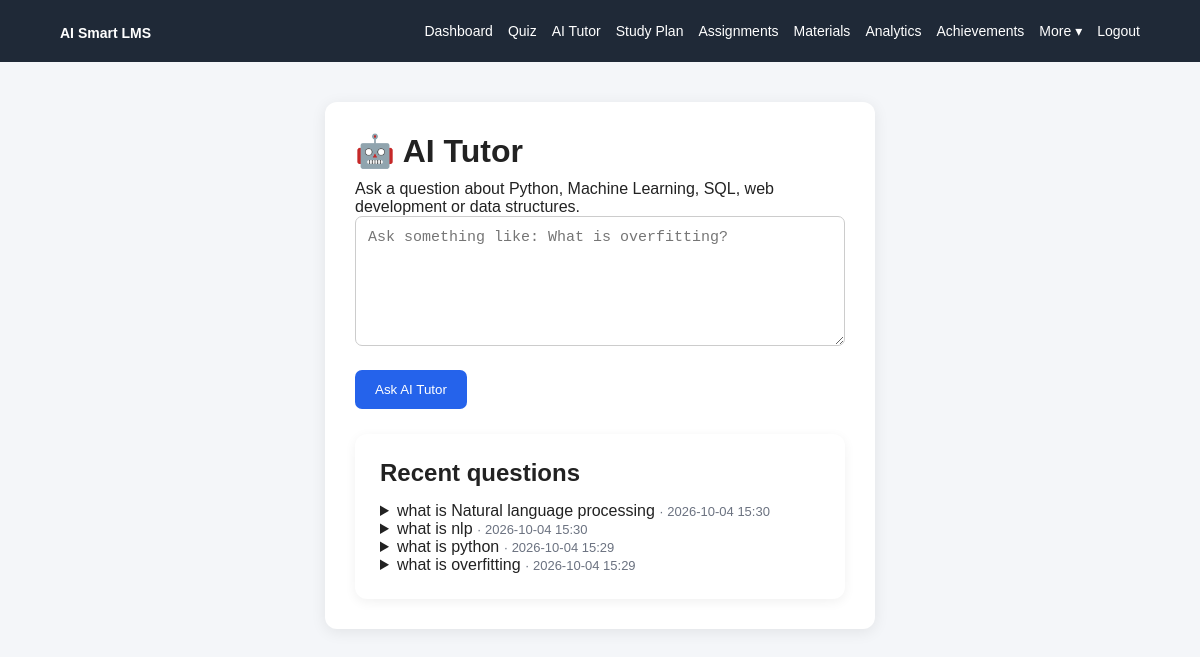
Page /tutor (signed in) on the committed database.
### tables this page shows
CREATE TABLE tutor_history (
            id INTEGER PRIMARY KEY AUTOINCREMENT,
            student_id INTEGER NOT NULL,
            question TEXT NOT NULL,
            answer TEXT NOT NULL,
            created_at TEXT NOT NULL,
            FOREIGN KEY(student_id) REFERENCES students(id)
        );

### app.py (the view, shortened to what this page needs)
@app.route(
    "/tutor",
    methods=["GET", "POST"]
)
@login_required
def tutor():
    result = None
    question = None
    connection = get_db()
    history = connection.execute("""
        SELECT question, answer, created_at
        FROM tutor_history
        WHERE student_id = ?
        ORDER BY id DESC
        LIMIT 8
    """, (session["user_id"],)).fetchall()
    connection.close()
    return render_template(
        "tutor.html",
        result=result,
        question=question,
        history=history
    )

### app.py (called while the page is built)
@app.before_request
def _csrf_protect():
    check_csrf()
    if session.get("role") == "teacher" and request.endpoint in STUDENT_ONLY:
        return redirect(url_for("teacher.dashboard"))

@app.context_processor
def _template_globals():
    return {"csrf_token": csrf_token, "quiz_topics": list(QUIZZES.keys())}

def get_db():
    return get_connection()

### database.py (called while the page is built)
def get_connection():
    os.makedirs(DATABASE_FOLDER, exist_ok=True)
    connection = sqlite3.connect(DATABASE_NAME)
    connection.row_factory = sqlite3.Row
    connection.execute("PRAGMA foreign_keys = ON")
    return connection

### helpers.py (called while the page is built)
def login_required(view):
    @wraps(view)
    def wrapper(*args, **kwargs):
        if "user_id" not in session:
            return redirect(url_for("login"))
        if session.get("role") == "teacher":
            return redirect(url_for("teacher.dashboard"))
        return view(*args, **kwargs)
    return wrapper

def csrf_token():
    if "_csrf" not in session:
        session["_csrf"] = secrets.token_hex(16)
    return session["_csrf"]

def check_csrf():
    if request.method == "POST":
        sent = request.form.get("csrf_token", "")
        expected = session.get("_csrf", "")
        if not expected or not secrets.compare_digest(sent, expected):
            abort(400, "Invalid or missing CSRF token. Reload the page and try again.")

### templates/tutor.html (shortened to what this page needs)
{% extends "base.html" %}
{% block content %}
<div class="tutor-container">
    <h1>🤖 AI Tutor</h1>
    <p>Ask a question about Python, Machine Learning, SQL, web development or data structures.</p>
    <form method="POST">
        <textarea name="question" maxlength="500"
                  placeholder="Ask something like: What is overfitting?"
                  required>{{ question or "" }}</textarea>
        <button type="submit">Ask AI Tutor</button>
    </form>
    {% if history %}
    <div class="section">
        <h2>Recent questions</h2>
        {% for h in history %}
        <details class="history-item">
            <summary>{{ h.question }} <span class="muted">· {{ h.created_at[:16] }}</span></summary>
        </details>
        {% endfor %}
    </div>
    {% endif %}
</div>
{% endblock %}

### static/css/style.css (style rules this page uses)
* { box-sizing: border-box; margin: 0; padding: 0; }
body { font-family: Arial, sans-serif; background: #f4f6f9; color: #222; }
h1 { margin-bottom: 10px; }
h2 { margin-bottom: 15px; }
.auth-card, .form-card, .tutor-container { background: white; max-width: 550px; margin: 40px auto; padding: 30px; border-radius: 12px; box-shadow: 0 3px 15px rgba(0,0,0,0.08); }
input, select, textarea { width: 100%; padding: 12px; border: 1px solid #ccc; border-radius: 7px; font-size: 15px; }
textarea { min-height: 130px; resize: vertical; }
button, .button { display: inline-block; margin-top: 20px; padding: 12px 20px; border: none; border-radius: 7px; background: #2563eb; color: white; cursor: pointer; text-decoration: none; }
.section { background: white; padding: 25px; margin-top: 25px; border-radius: 12px; box-shadow: 0 3px 12px rgba(0,0,0,0.06); }
.muted { color: #6b7280; font-size: 13px; }

### rows in the picture
tutor_history: question "what is Natural language processing", created_at "2026-10-04 15:30"
tutor_history: question "what is nlp", created_at "2026-10-04 15:30"
tutor_history: question "what is python", created_at "2026-10-04 15:29"
tutor_history: question "what is overfitting", created_at "2026-10-04 15:29"
